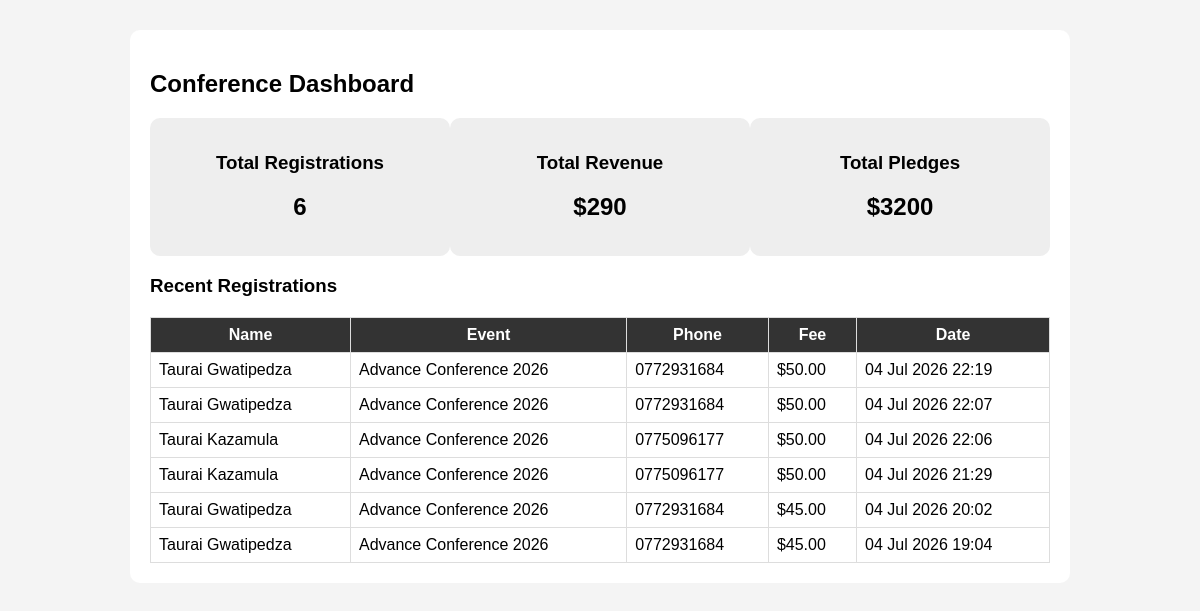
Before: /register/dashboard/ with the older database file.
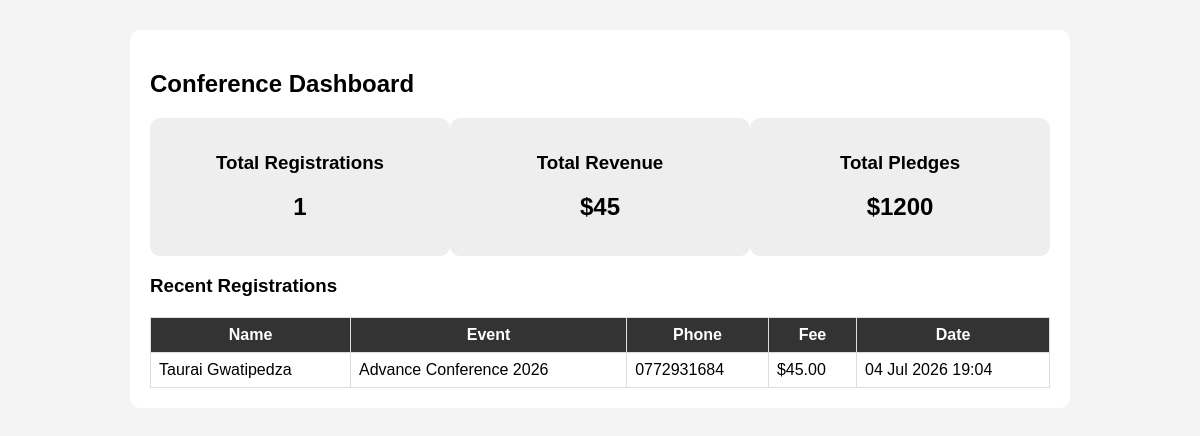
After: the same page with the newer database file.
### registrations/models.py (models this page shows, shortened)
class Registration(models.Model):
    CATEGORY_CHOICES = [
        ("adult", "Adult ($20)"),
        ("young_generation", "Young Generation ($10)"),
        ("sunday_school", "Sunday School ($5)"),
    ]
    REGISTRATION_TYPES = [
        ("individual", "Individual"),
        ("family", "Family"),
    ]
    GENDER_CHOICES = [
        ("male", "Male"),
        ("female", "Female"),
    ]
    first_name = models.CharField(max_length=100)
    last_name = models.CharField(max_length=100)
    gender = models.CharField(
        max_length=10,
        choices=GENDER_CHOICES,
        default="male",
    )
    email = models.EmailField()
    phone = models.CharField(max_length=20)
    church = models.CharField(max_length=100)
    address = models.CharField(max_length=255)
    event = models.ForeignKey(
        "events.Event",
        on_delete=models.CASCADE,
    )
    registration_number = models.CharField(
        max_length=20,
        unique=True,
        blank=True,
    )
    registration_type = models.CharField(
        max_length=20,
        choices=REGISTRATION_TYPES,
        default="individual",
    )
    category = models.CharField(
        max_length=30,
        choices=CATEGORY_CHOICES,
        default="adult",
    )
    adults = models.PositiveIntegerField(default=0)
    young_generation = models.PositiveIntegerField(default=0)
    sunday_school = models.PositiveIntegerField(default=0)
    pledge = models.DecimalField(
        max_digits=10,
        decimal_places=2,
        default=0,
    )
    registration_fee = models.DecimalField(
        max_digits=10,
        decimal_places=2,
        default=0,
    )
    created_at = models.DateTimeField(default=timezone.now)

### events/models.py (models this page shows, shortened)
class Event(models.Model):
    STATUS_CHOICES = [
        ('Upcoming', 'Upcoming'),
        ('Ongoing', 'Ongoing'),
        ('Completed', 'Completed'),
    ]
    name = models.CharField(max_length=200)
    theme = models.CharField(max_length=300)
    description = models.TextField()
    venue = models.CharField(max_length=250)
    start_date = models.DateField()
    end_date = models.DateField()
    registration_open = models.DateField()
    registration_close = models.DateField()
    registration_fee = models.DecimalField(
        max_digits=10,
        decimal_places=2,
        default=0
    )
    capacity = models.IntegerField(default=0)
    status = models.CharField(
        max_length=20,
        choices=STATUS_CHOICES,
        default='Upcoming'
    )
    is_active = models.BooleanField(default=True)
    created_at = models.DateTimeField(auto_now_add=True)
    updated_at = models.DateTimeField(auto_now=True)

### registrations/views.py (the view)
# urls.py: path('dashboard/', views.dashboard, name='dashboard'),
def dashboard(request):
    registrations = Registration.objects.all().order_by('-created_at')
    total_registrations = registrations.count()
    total_revenue = registrations.aggregate(
        total=Sum('registration_fee')
    )['total'] or 0
    total_pledges = registrations.aggregate(
        total=Sum('pledge')
    )['total'] or 0
    return render(request, "registrations/dashboard.html", {
        "registrations": registrations,
        "total_registrations": total_registrations,
        "total_revenue": total_revenue,
        "total_pledges": total_pledges,
    })

### registrations/templates/registrations/dashboard.html (shortened to what this page needs)
<!DOCTYPE html>
<html>
<head>
</head>
<body>
<div class="container">
    <h2>Conference Dashboard</h2>
    <div class="stats">
        <div class="card">
            <h3>Total Registrations</h3>
            <h2>{{ total_registrations }}</h2>
        </div>
        <div class="card">
            <h3>Total Revenue</h3>
            <h2>${{ total_revenue }}</h2>
        </div>
        <div class="card">
            <h3>Total Pledges</h3>
            <h2>${{ total_pledges }}</h2>
        </div>
    </div>
    <h3>Recent Registrations</h3>
    <table>
        <tr>
            <th>Name</th>
            <th>Event</th>
            <th>Phone</th>
            <th>Fee</th>
            <th>Date</th>
        </tr>
        {% for r in registrations %}
        <tr>
            <td>{{ r.first_name }} {{ r.last_name }}</td>
            <td>{{ r.event.name }}</td>
            <td>{{ r.phone }}</td>
            <td>${{ r.registration_fee }}</td>
            <td>{{ r.created_at|date:"d M Y H:i" }}</td>
        </tr>
        {% endfor %}
    </table>
</div>
</body>
</html>

Changed rows visible on the page:
removed Registration: first_name "Taurai", last_name "Gwatipedza", event.name "Advance Conference 2026", phone "0772931684", registration_fee "50.00", created_at "04 Jul 2026 22:19"
removed Registration: first_name "Taurai", last_name "Gwatipedza", event.name "Advance Conference 2026", phone "0772931684", registration_fee "50.00", created_at "04 Jul 2026 22:07"
removed Registration: first_name "Taurai", last_name "Kazamula", event.name "Advance Conference 2026", phone "0775096177", registration_fee "50.00", created_at "04 Jul 2026 22:06"
removed Registration: first_name "Taurai", last_name "Kazamula", event.name "Advance Conference 2026", phone "0775096177", registration_fee "50.00", created_at "04 Jul 2026 21:29"
removed Registration: first_name "Taurai", last_name "Gwatipedza", event.name "Advance Conference 2026", phone "0772931684", registration_fee "45.00", created_at "04 Jul 2026 20:02"
Other visible differences:
{{ total_registrations }}: "6" → "1"
{{ total_revenue }}: "290" → "45"
{{ total_pledges }}: "3200" → "1200"
